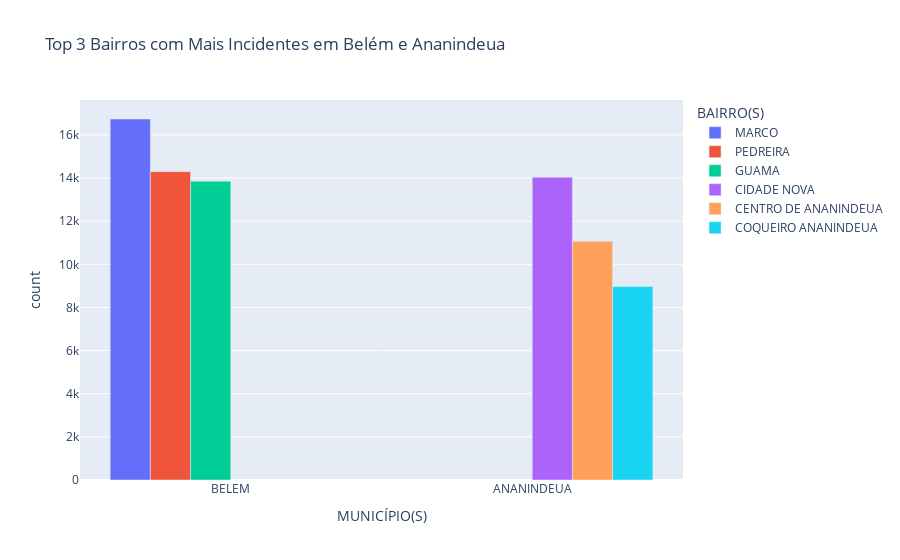

Notebook source saved alongside this figure:
### Code cell
df_filtered = df[df['MUNICÍPIO(S)'].isin(['BELEM', 'ANANINDEUA'])]

df_grouped = df_filtered.groupby(['MUNICÍPIO(S)', 'BAIRRO(S)']).size().reset_index(name='count')

df_top3 = df_grouped.sort_values(['MUNICÍPIO(S)', 'count'], ascending=False).groupby('MUNICÍPIO(S)').head(3)

fig = px.bar(df_top3, x='MUNICÍPIO(S)', y='count', color='BAIRRO(S)', barmode='group',
            title='Top 3 Bairros com Mais Incidentes em Belém e Ananindeua')
fig.show()

### Figure 1 — Plotly figure (JSON) as saved in the notebook; plotly's stock layout.template omitted (floating-point values rounded to 4 significant figures)
{"data": [{"alignmentgroup": "True", "hovertemplate": "BAIRRO(S)=MARCO<br>MUNICÍPIO(S)=%{x}<br>count=%{y}<extra></extra>", "legendgroup": "MARCO", "marker": {"color": "#636efa", "pattern": {"shape": ""}}, "name": "MARCO", "offsetgroup": "MARCO", "orientation": "v", "showlegend": true, "textposition": "auto", "type": "bar", "x": ["BELEM"], "xaxis": "x", "y": [16738], "yaxis": "y"}, {"alignmentgroup": "True", "hovertemplate": "BAIRRO(S)=PEDREIRA<br>MUNICÍPIO(S)=%{x}<br>count=%{y}<extra></extra>", "legendgroup": "PEDREIRA", "marker": {"color": "#EF553B", "pattern": {"shape": ""}}, "name": "PEDREIRA", "offsetgroup": "PEDREIRA", "orientation": "v", "showlegend": true, "textposition": "auto", "type": "bar", "x": ["BELEM"], "xaxis": "x", "y": [14298], "yaxis": "y"}, {"alignmentgroup": "True", "hovertemplate": "BAIRRO(S)=GUAMA<br>MUNICÍPIO(S)=%{x}<br>count=%{y}<extra></extra>", "legendgroup": "GUAMA", "marker": {"color": "#00cc96", "pattern": {"shape": ""}}, "name": "GUAMA", "offsetgroup": "GUAMA", "orientation": "v", "showlegend": true, "textposition": "auto", "type": "bar", "x": ["BELEM"], "xaxis": "x", "y": [13855], "yaxis": "y"}, {"alignmentgroup": "True", "hovertemplate": "BAIRRO(S)=CIDADE NOVA<br>MUNICÍPIO(S)=%{x}<br>count=%{y}<extra></extra>", "legendgroup": "CIDADE NOVA", "marker": {"color": "#ab63fa", "pattern": {"shape": ""}}, "name": "CIDADE NOVA", "offsetgroup": "CIDADE NOVA", "orientation": "v", "showlegend": true, "textposition": "auto", "type": "bar", "x": ["ANANINDEUA"], "xaxis": "x", "y": [14037], "yaxis": "y"}, {"alignmentgroup": "True", "hovertemplate": "BAIRRO(S)=CENTRO DE ANANINDEUA<br>MUNICÍPIO(S)=%{x}<br>count=%{y}<extra></extra>", "legendgroup": "CENTRO DE ANANINDEUA", "marker": {"color": "#FFA15A", "pattern": {"shape": ""}}, "name": "CENTRO DE ANANINDEUA", "offsetgroup": "CENTRO DE ANANINDEUA", "orientation": "v", "showlegend": true, "textposition": "auto", "type": "bar", "x": ["ANANINDEUA"], "xaxis": "x", "y": [11075], "yaxis": "y"}, {"alignmentgroup": "True", "hovertemplate": "BAIRRO(S)=COQUEIRO ANANINDEUA<br>MUNICÍPIO(S)=%{x}<br>count=%{y}<extra></extra>", "legendgroup": "COQUEIRO ANANINDEUA", "marker": {"color": "#19d3f3", "pattern": {"shape": ""}}, "name": "COQUEIRO ANANINDEUA", "offsetgroup": "COQUEIRO ANANINDEUA", "orientation": "v", "showlegend": true, "textposition": "auto", "type": "bar", "x": ["ANANINDEUA"], "xaxis": "x", "y": [8968], "yaxis": "y"}], "layout": {"barmode": "group", "legend": {"title": {"text": "BAIRRO(S)"}, "tracegroupgap": 0}, "title": {"text": "Top 3 Bairros com Mais Incidentes em Belém e Ananindeua"}, "xaxis": {"anchor": "y", "domain": [0, 1], "title": {"text": "MUNICÍPIO(S)"}}, "yaxis": {"anchor": "x", "domain": [0, 1], "title": {"text": "count"}}}}
